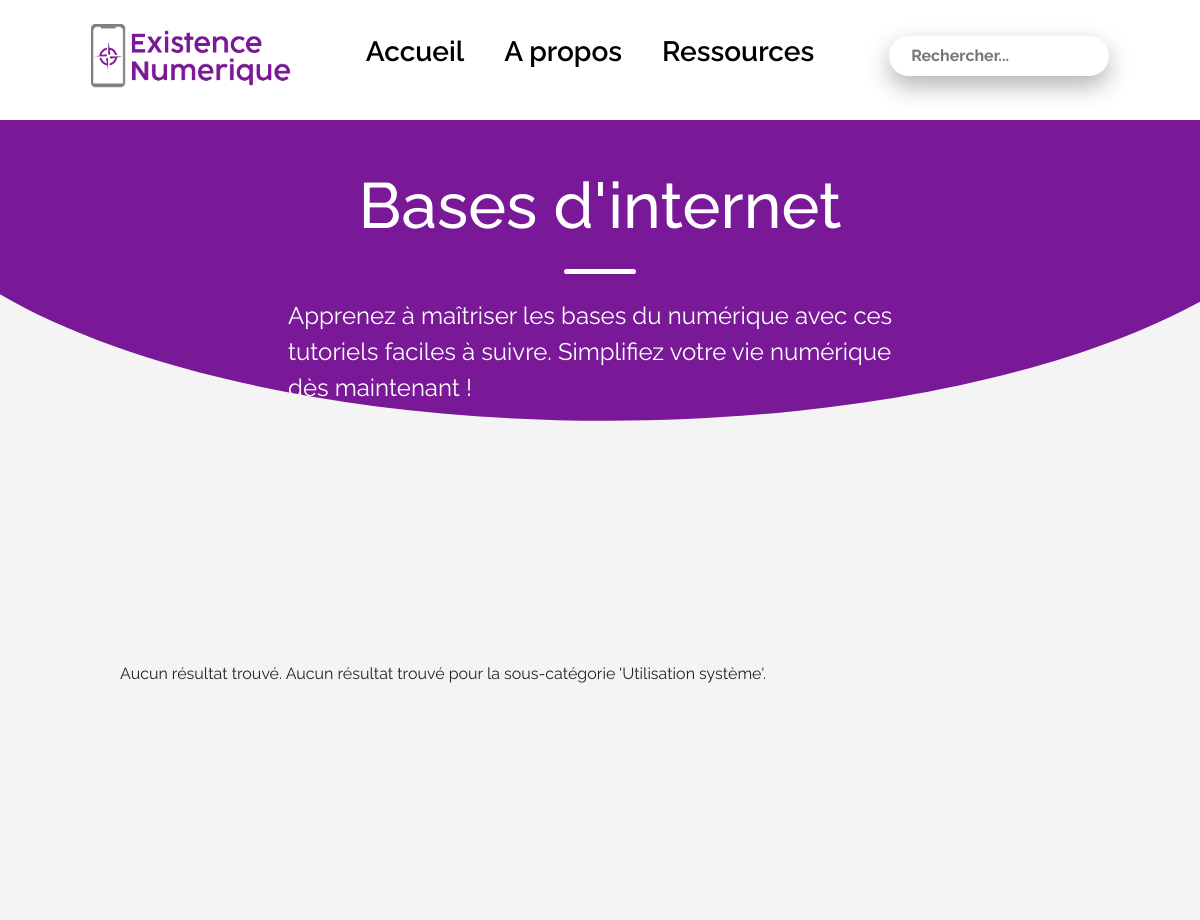
/categorie-internet.php (upper part), run on an earlier commit of the app's database.
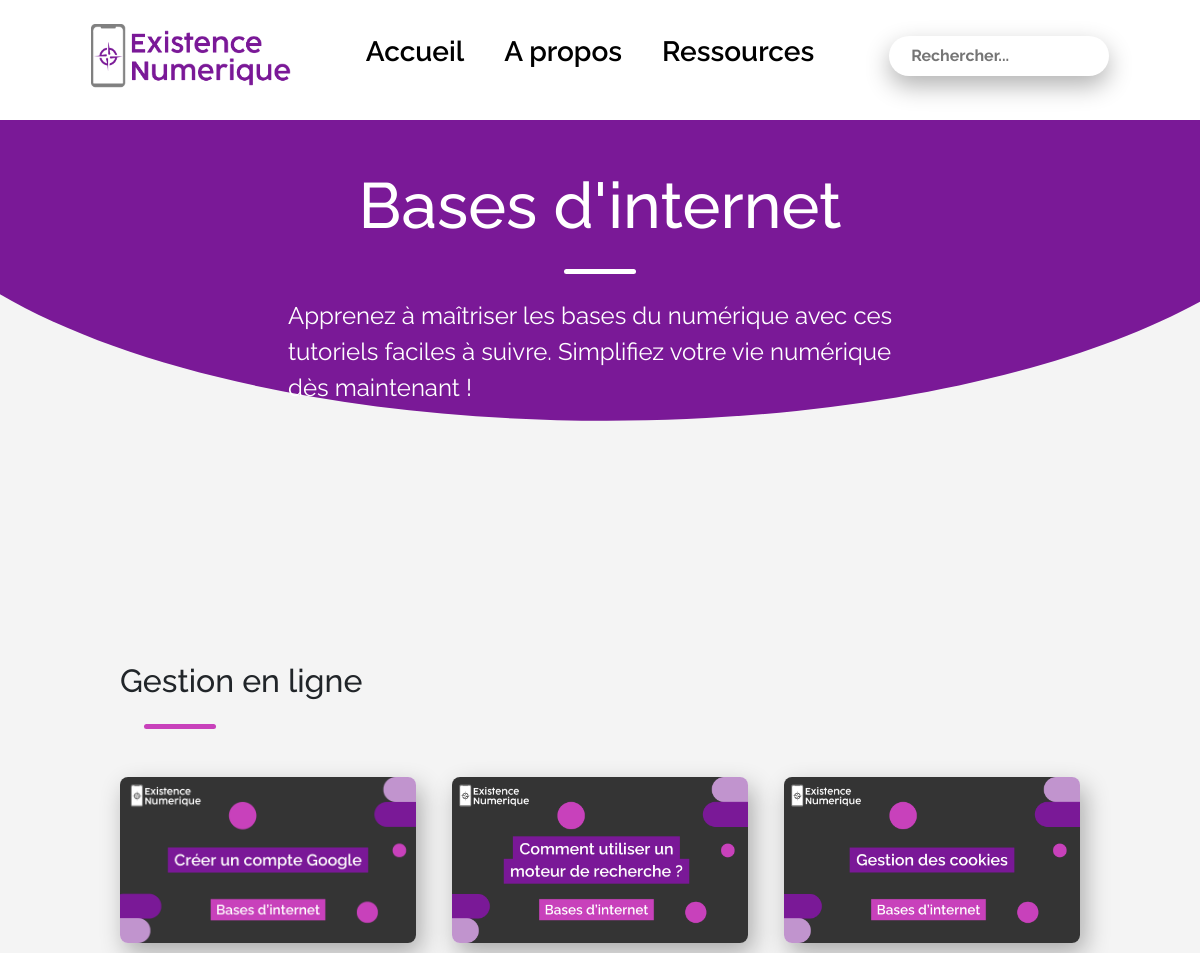
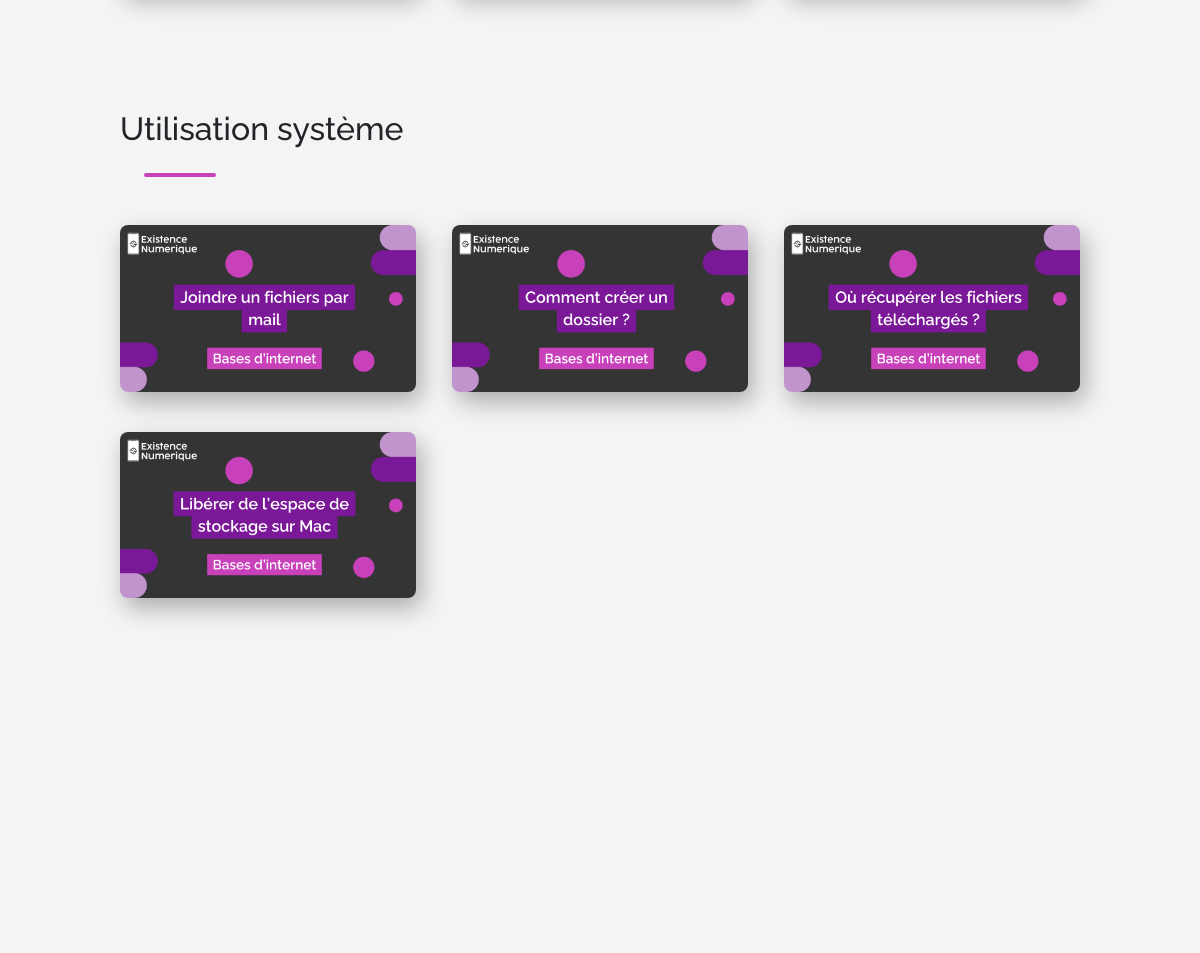
And on a later commit of the database (2 pictures, top to bottom).
### tables this page shows
CREATE TABLE `ressource` (
  `Id_ressource` int(11) NOT NULL,
  `Titre` varchar(100) NOT NULL,
  `Categorie` varchar(50) NOT NULL,
  `Sous_Categorie` varchar(255) NOT NULL,
  `Mot_cle` varchar(1500) NOT NULL,
  `Image` varchar(100) NOT NULL
);

### categorie-internet.php (the view, shortened to what this page needs)
<!DOCTYPE html>
<html lang="en">
<head>
    <link href="./assets/css/bootstrap.min.css" rel="stylesheet">
    <link rel="stylesheet" href="./assets/css/general.css">
    <link rel="stylesheet" href="./assets/css/categorie.css">
</head>
<body>
    <header class="desktop d-flex justify-content-evenly align-items-center bg-white fixed-top">
        <div class="logo d-flex justify-content-center align-items-center">
            <a href="index.php"><img class="img-fluid" src="./assets/images/logo/Logo_principal.png" alt="Logo principal du site existence numérique"></a>
        </div>
        <nav class="navbar navbar-expand-lg">
            <ul class="d-flex justify-content-center align-items-center">
                <li><a class="fs-3 menu__link fw-semibold" href="index.php">Accueil</a></li>
                <li><a class="fs-3 menu__link fw-semibold" href="about.html">A propos</a></li>
                <li><a class="fs-3 menu__link fw-semibold" href="ressource.html">Ressources</a></li>
            </ul>
        </nav>
        <form class="search" action="cible2.php" method="post">
            <input id="search-input" name="mot" type="text" placeholder="Rechercher..." autocomplete="off">
        </form>
    </header>
    <section class="intro">
        <div class="arc-cercle">
            <svg data-name="Layer 1" xmlns="http://www.w3.org/2000/svg" viewBox="0 0 1200 120" preserveAspectRatio="none">
                <path d="M0,0V7.23C0,65.52,268.63,112.77,600,112.77S1200,65.52,1200,7.23V0Z" class="shape-fill"></path>
            </svg>
        </div>
        <div class="intro-container d-flex flex-column align-items-center">
            <h1>Bases d'internet</h1>
            <div class="trait"></div>
            <p>Apprenez à maîtriser les bases du numérique avec ces tutoriels faciles à suivre. Simplifiez votre vie numérique dès maintenant !</p>
        </div>
    </section>
    <section class="tutoriels">
        <?php
        include 'connect_bdd.php';
        $sql = "SELECT * FROM ressource WHERE Categorie = 'Bases d\\'internet' AND Sous_Categorie = 'Gestion en ligne' AND Image != ''";
        $result = $db->query($sql);
        if ($result->rowCount() > 0) {
            echo "<div class='rdv'>";
            echo "<h2>Gestion en ligne</h2>";
            echo "<div class='trait-violet'></div>";
            echo "<div class='videos'>";
            while($row = $result->fetch(PDO::FETCH_ASSOC)) {
                echo "<div class='tuto image_wrapper'>";
                echo "<a href='tuto.php'>";
                echo "<img src='" . $row["Image"] . "' alt='" . $row["Titre"] . "'>";
                echo "</a>";
                echo "</div>";
            }
            echo "</div>";
            echo "</div>";
        } else {
            echo "Aucun résultat trouvé.";
        }
        ?>
        <?php
        $sql_utilisation_systeme = "SELECT * FROM ressource WHERE Categorie = 'Bases d\\'internet' AND Sous_Categorie = 'Utilisation système' AND Image !=' '";
        $result_utilisation_systeme = $db->query($sql_utilisation_systeme);
        if ($result_utilisation_systeme->rowCount() > 0) {
            echo "<div class='rdv'>";
            echo "<h2>Utilisation système</h2>";
            echo "<div class='trait-violet'></div>";
            echo "<div class='videos'>";
            while ($row_utilisation_systeme = $result_utilisation_systeme->fetch(PDO::FETCH_ASSOC)) {
                echo "<div class='tuto image_wrapper'>";
                echo "<a href='tuto.php'>";
                echo "<img src='" . $row_utilisation_systeme["Image"] . "' alt='" . $row_utilisation_systeme["Titre"] . "'>";
                echo "</a>";
                echo "</div>";
            }
            echo "</div>";
            echo "</div>";
        } else {
            echo "Aucun résultat trouvé pour la sous-catégorie 'Utilisation système'.";
        }
        ?>
    </section>
    <div class="quiz">
    </div>
    </body>
    </html>

What changed in the data, as far as the page shows it:
now on this page (row edited): ressource: Image (picture), shown under "Gestion en ligne"
now on this page (row edited): ressource: Image (picture), shown under "Gestion en ligne"
now on this page (row edited): ressource: Image (picture), shown under "Gestion en ligne"
now on this page (row edited): ressource: Image (picture), shown under "Utilisation système"
now on this page (row edited): ressource: Image (picture), shown under "Utilisation système"
now on this page (row edited): ressource: Image (picture), shown under "Utilisation système"
now on this page (row edited): ressource: Image (picture), shown under "Utilisation système"
Also different on the page:
text no longer shown: "Aucun résultat trouvé. Aucun résultat trouvé pour la sous-catégorie 'Utilisation système'."
text now shown: "Gestion en ligne Utilisation système"
